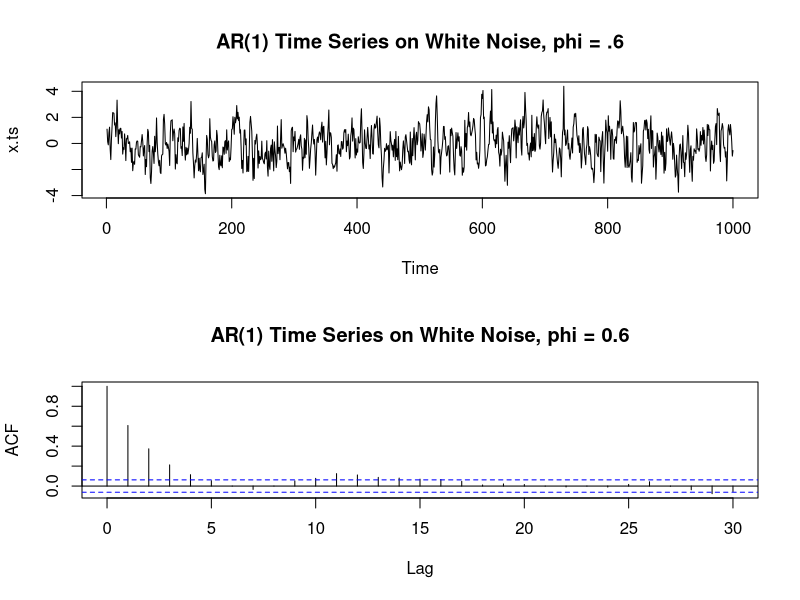

Recreate this plot in R.
phi <- .6
N <- 1000
Z <- rnorm(N, 0, 1)
x <- NULL
x[1] <- Z[1]
for (t in 2:N) {
    x[t] <- Z[t] + phi * x[t - 1]
}
x.ts <- ts(x);
par(mfrow=c(2,1));
plot(x.ts, main="AR(1) Time Series on White Noise, phi = .6")
x.acf = acf(x.ts, main=paste("AR(1) Time Series on White Noise, phi =",phi))